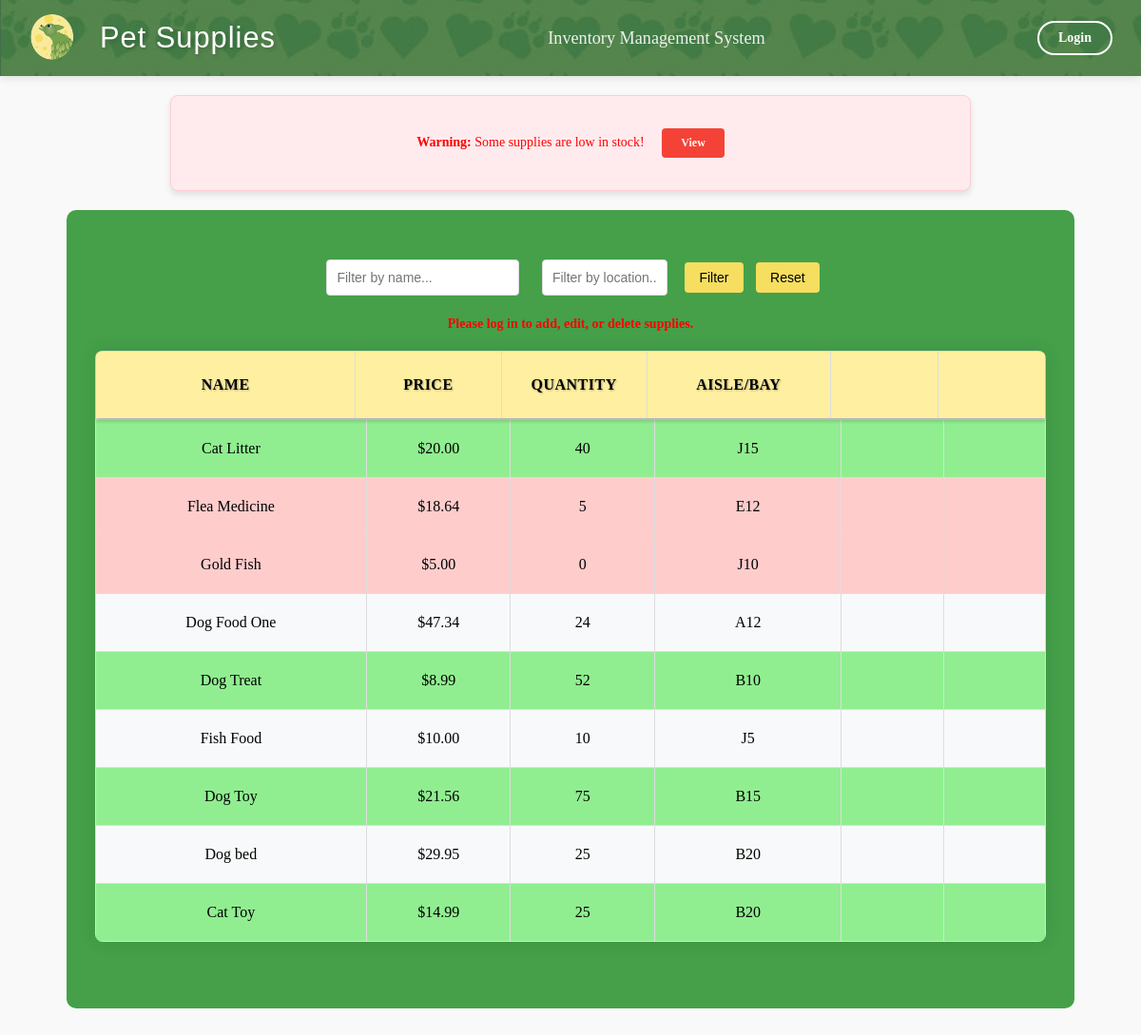
Before: / with the older database file.
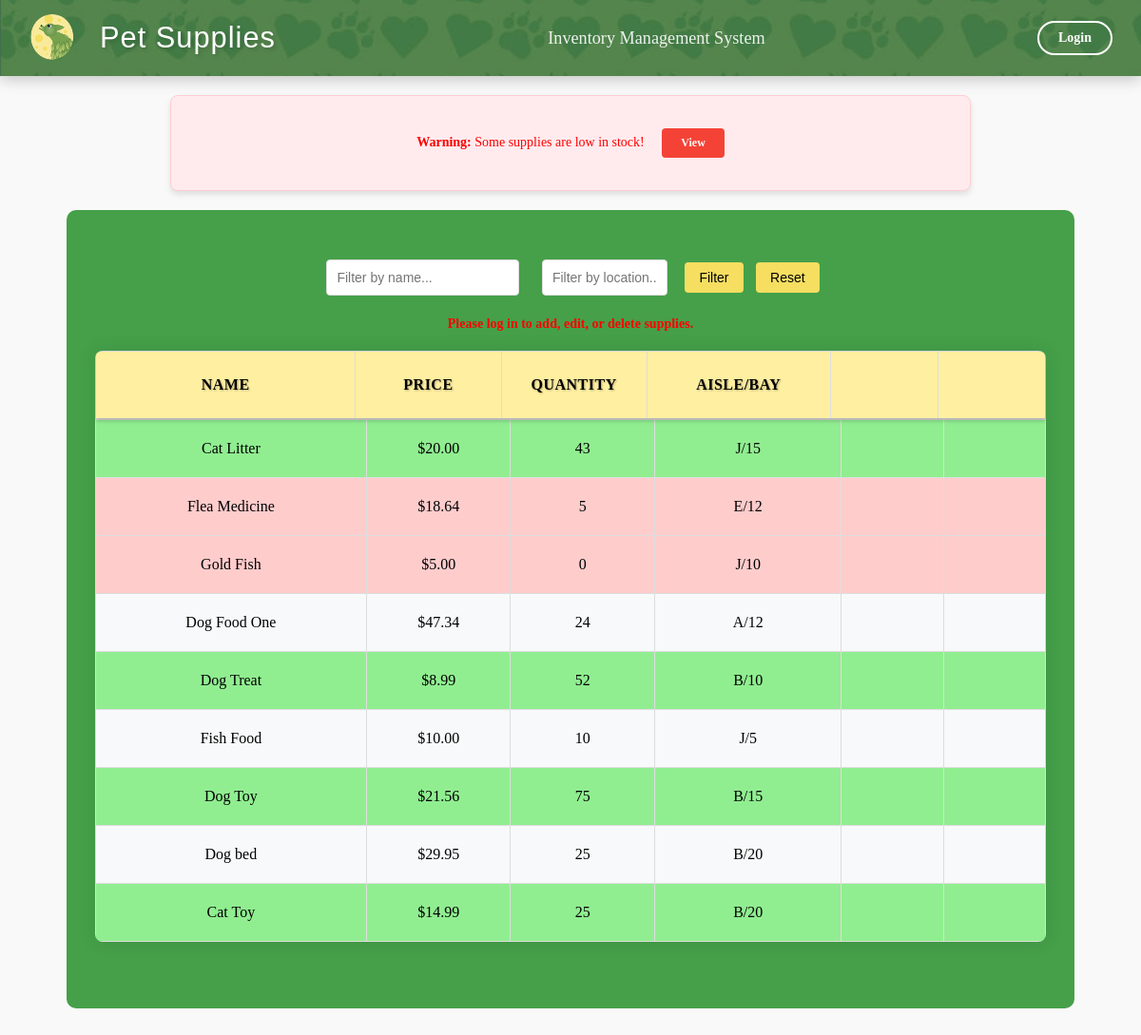
After: the same page with the newer database file.
### inventory/models.py (models this page shows, shortened)
class Supply(models.Model):
    name = models.CharField(max_length=255, primary_key=True)
    price = models.FloatField()
    quantity = models.IntegerField()
    location = models.CharField(max_length=255)
    reorder_point = models.PositiveIntegerField(default=5)
    deleted = models.BooleanField(default=False)

### inventory/views.py (the view, shortened to what this page needs)
# urls.py: path('', views.index, name='index'),
def index(request):
    location_query = request.GET.get('location', '')
    name_query = request.GET.get('name', '')
    low_stock = request.GET.get('low_stock', False)
    supplies = Supply.objects.all()
    if low_stock:
        supplies = supplies.filter(quantity__lt=6)
    if location_query:
        supplies = supplies.filter(location__icontains=location_query)
    if name_query:
        supplies = supplies.filter(name__icontains=name_query)
    low_stock_items = Supply.objects.filter(quantity__lte=models.F('reorder_point'))
    low_stock_items_exist = low_stock_items.exists()
    context = {
        'supplies': supplies,
        'low_stock_items': low_stock_items,
        'location_query': location_query,
        'name_query': name_query,
        'low_stock_items_exist': low_stock_items_exist,
    }
    return render(request, 'inventory/index.html', context)

### inventory/templates/inventory/index.html (shortened to what this page needs)
{% extends 'inventory/base.html' %}
{% block content %}
{% if low_stock_items %}
    <div class="warning">
        <p style="color: red;"><strong>Warning:</strong> Some supplies are low in stock!
        <a href="{% url 'index' %}?low_stock=true" class="filter-button">View</a></p>
    </div>
{% else %}
    <div class="status-message success">
        <p style="color: green;">All supplies are adequately stocked.</p>
    </div>
{% endif %}
<center>
    <div class="conmain">
        <div class="filter">
            <form method="get" style="margin-bottom: 1rem;">
                <input type="text" name="name" placeholder="Filter by name..." value="{{ name_query }}">
                <input type="text" name="location" placeholder="Filter by location..." value="{{ location_query }}" style="width: 110px;">
                <button type="submit">Filter</button>
                <a href="{% url 'index' %}"><button type="button">Reset</button></a>
            </form>
        </div>
        <center>{% if user.is_authenticated %}
            <a href="{% url 'add_supply' %}">
                <p></p>
            </a>
            {% else %}
            <div style="color: red;">
                <strong>Please log in to add, edit, or delete supplies.</strong>
            </div>
            {% endif %}</center>
        <div class="table-container">
            <div class="table-header">
                <table border="1" class="data_tab">
                    <thead>
                        <tr>
                            <th class="name_head">Name</th>
                            <th class="Price_head">Price</th>
                            <th class="Quan_head">Quantity</th>
                            <th class="loc_head">Aisle/Bay</th>
                            <th class="edit_head"></th>
                            <th class="del_head">
                            </th>
                        </tr>
                    </thead>
                </table>
            </div>
            <div class="table-body">
                <table border="1" class="data_tab">
                    <tbody>
                        {% for supply in supplies %}
                        <tr {% if supply.quantity < 6 %}style="background-color: #ffcccc;"{% endif %}>
                            <td class="name_row">{{ supply.name }}</td>
                            <td class="Price_row" onclick="editField(this, 'price', '{{ supply.name }}')">
                                <span class="display">${{ supply.price|floatformat:2 }}</span>
                            </td>
                            <td class="Quan_row" onclick="editField(this, 'quantity', '{{ supply.name }}')">
                                <span class="display">{{ supply.quantity }}</span>
                            </td>
                            <td class="loc_row" onclick="editField(this, 'location', '{{ supply.name }}')">
                                <span class="display">{{ supply.location }}</span>
                            </td>
                            <td class='edit_button'>
                            </td>
                            <td class='Del_button'>
                            </td>
                        </tr>
                        {% empty %}
                        <tr>
                            <td colspan="5">No supplies available.</td>
                        </tr>
                        {% endfor %}
                    </tbody>
                </table>
            </div>
        </div>
    </div>
{% endblock %}

### inventory/templates/inventory/base.html (shortened to what this page needs)
{% load static %}
<!DOCTYPE html>
<html lang="en">
<head>
    <link rel="stylesheet" href="{% static 'css/styles.css' %}">
</head>
<body>
    <header class="header-container">
        <img src="{% static 'icons/header_image.jpg' %}" alt="Header Background" class="header-bg">
        <div class="header-content">
            <div class="header-left">
                <img src="{% static 'icons/TLeafLogo2sm.png' %}" alt="T Leaf Logo" class="logo">
                <div class="header-title">Pet Supplies</div>
            </div>
            <div class="header-subtitle">Inventory Management System</div>
            <div class="header-right">
                {% if user.is_authenticated %}
                    <span class="welcome-text">Welcome, {{ user.username }}</span>
                    <a href="{% url 'logout' %}" class="header-button">Logout</a>
                {% else %}
                    <a href="{% url 'login' %}" class="header-button">Login</a>
                {% endif %}
            </div>
        </div>
    </header>
    <div class="content-container">
        {% block content %}{% endblock %}
    </div>
</body>
</html>

### inventory/templates/inventory/index.html (style rules this page uses)
.conmain { background-color: #45a049; width: 1000px; padding: 30px; border-radius: 10px; margin: 0 auto; }
.table-container { width: 100%; max-height: 650px; overflow-x: hidden; }
.data_tab { width: 100%; border-collapse: collapse; table-layout: fixed; margin: 0; }
.name_head { width: 300px; }
.Price_head { width: 200px; }
.Quan_head { width: 250px; }
.loc_head { width: 150px; }
.edit_head { width: 50px; }
.del_head { width: 50px; }
.data_tab th { text-align: center; border: 1px solid #ddd; padding: 10px; font-weight: bold; }
.data_tab td { text-align: center; border: 1px solid #ddd; padding: 10px; white-space: nowrap; }
td { border-bottom: 1px solid #ddd; }
.filter button { background-color: #F6DE60; color: black; }
.table-container .data_tab th { background-color: #ffefa1 !important; }

Changed rows visible on the page:
changed Supply "Cat Litter": quantity "40" → "43"; location "J15" → "J/15"
changed Supply "Flea Medicine": location "E12" → "E/12"
changed Supply "Gold Fish": location "J10" → "J/10"
changed Supply "Dog Food One": location "A12" → "A/12"
changed Supply "Dog Treat": location "B10" → "B/10"
changed Supply "Fish Food": location "J5" → "J/5"
changed Supply "Dog Toy": location "B15" → "B/15"
changed Supply "Dog bed": location "B20" → "B/20"
changed Supply "Cat Toy": location "B20" → "B/20"
